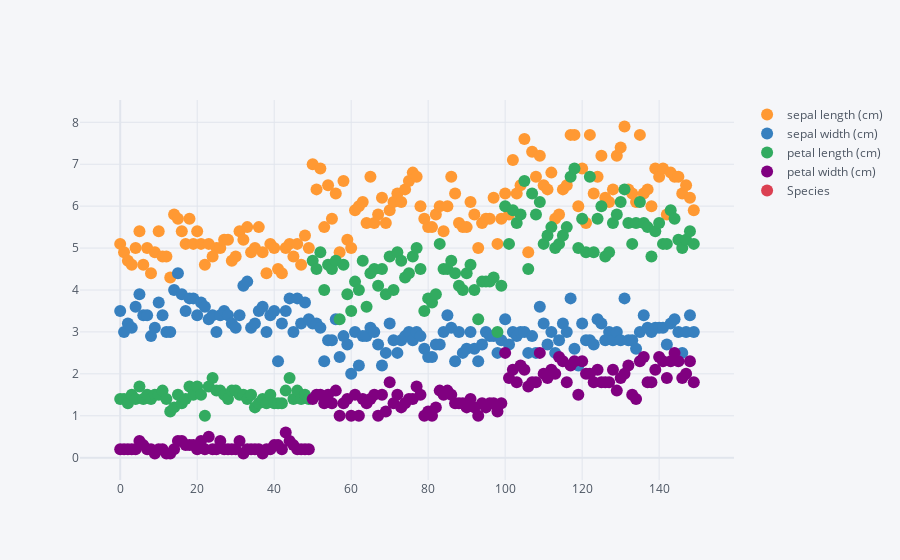

Write notebook code for a chart like this one.
### Code cell
df.iplot(kind = 'scatter', mode = 'markers')

### Figure 1 — Plotly figure (JSON) as saved in the notebook; plotly's stock layout.template omitted (floating-point values rounded to 4 significant figures; data arrays with more than 128 entries replaced by an {"elided": "..."} marker saying what was removed)
{"data": [{"line": {"color": "rgba(255, 153, 51, 1.0)", "dash": "solid", "shape": "linear", "width": 1.3}, "marker": {"size": 12, "symbol": "circle"}, "mode": "markers", "name": "sepal length (cm)", "text": "", "type": "scatter", "x": {"elided": "150 int values"}, "y": {"elided": "150 float values"}}, {"line": {"color": "rgba(55, 128, 191, 1.0)", "dash": "solid", "shape": "linear", "width": 1.3}, "marker": {"size": 12, "symbol": "circle"}, "mode": "markers", "name": "sepal width (cm)", "text": "", "type": "scatter", "x": {"elided": "150 int values"}, "y": {"elided": "150 float values"}}, {"line": {"color": "rgba(50, 171, 96, 1.0)", "dash": "solid", "shape": "linear", "width": 1.3}, "marker": {"size": 12, "symbol": "circle"}, "mode": "markers", "name": "petal length (cm)", "text": "", "type": "scatter", "x": {"elided": "150 int values"}, "y": {"elided": "150 float values"}}, {"line": {"color": "rgba(128, 0, 128, 1.0)", "dash": "solid", "shape": "linear", "width": 1.3}, "marker": {"size": 12, "symbol": "circle"}, "mode": "markers", "name": "petal width (cm)", "text": "", "type": "scatter", "x": {"elided": "150 int values"}, "y": {"elided": "150 float values"}}, {"line": {"color": "rgba(219, 64, 82, 1.0)", "dash": "solid", "shape": "linear", "width": 1.3}, "marker": {"size": 12, "symbol": "circle"}, "mode": "markers", "name": "Species", "text": "", "type": "scatter", "x": {"elided": "150 int values"}, "y": {"elided": "150 str values"}}], "layout": {"legend": {"bgcolor": "#F5F6F9", "font": {"color": "#4D5663"}}, "paper_bgcolor": "#F5F6F9", "plot_bgcolor": "#F5F6F9", "title": {"font": {"color": "#4D5663"}}, "xaxis": {"gridcolor": "#E1E5ED", "showgrid": true, "tickfont": {"color": "#4D5663"}, "title": {"font": {"color": "#4D5663"}, "text": ""}, "zerolinecolor": "#E1E5ED"}, "yaxis": {"gridcolor": "#E1E5ED", "showgrid": true, "tickfont": {"color": "#4D5663"}, "title": {"font": {"color": "#4D5663"}, "text": ""}, "zerolinecolor": "#E1E5ED"}}}
